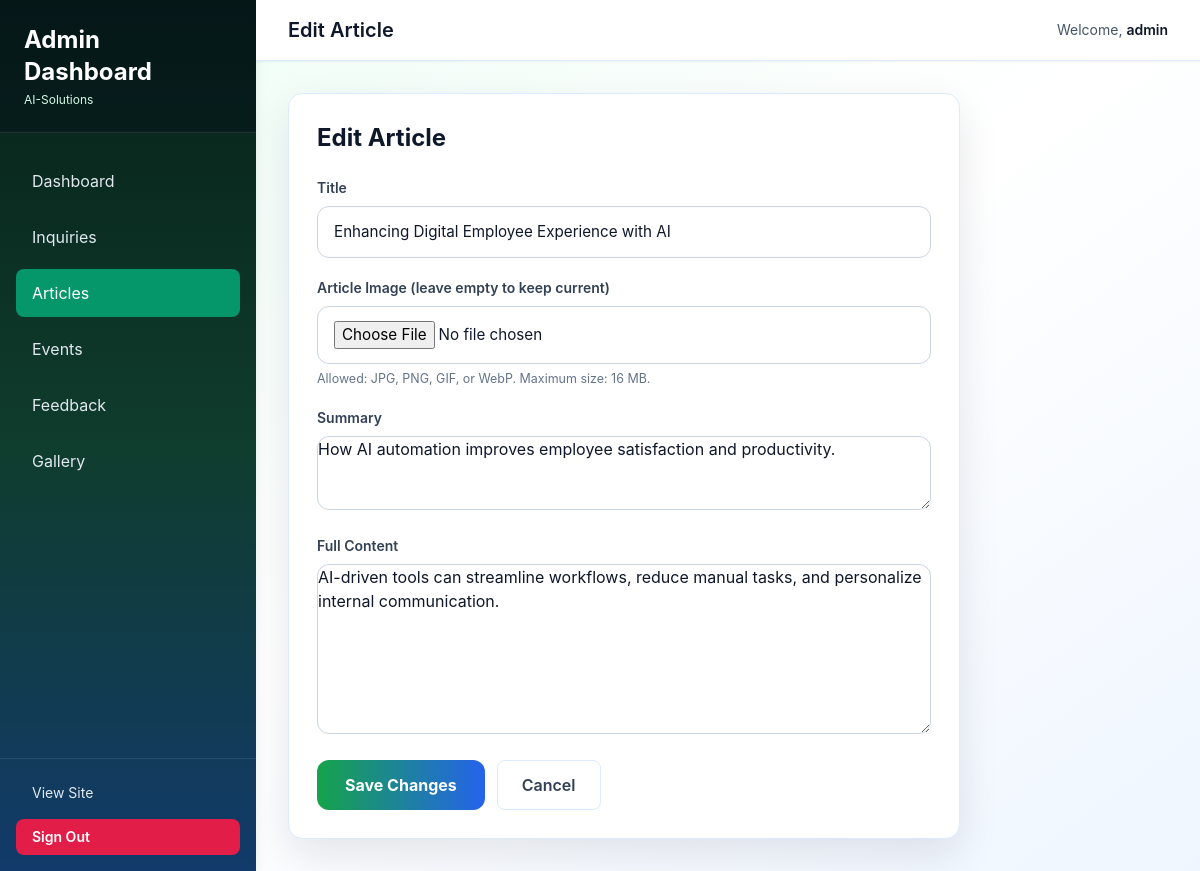
/admin/articles/1/edit (signed in), run on an earlier commit of the app's database.
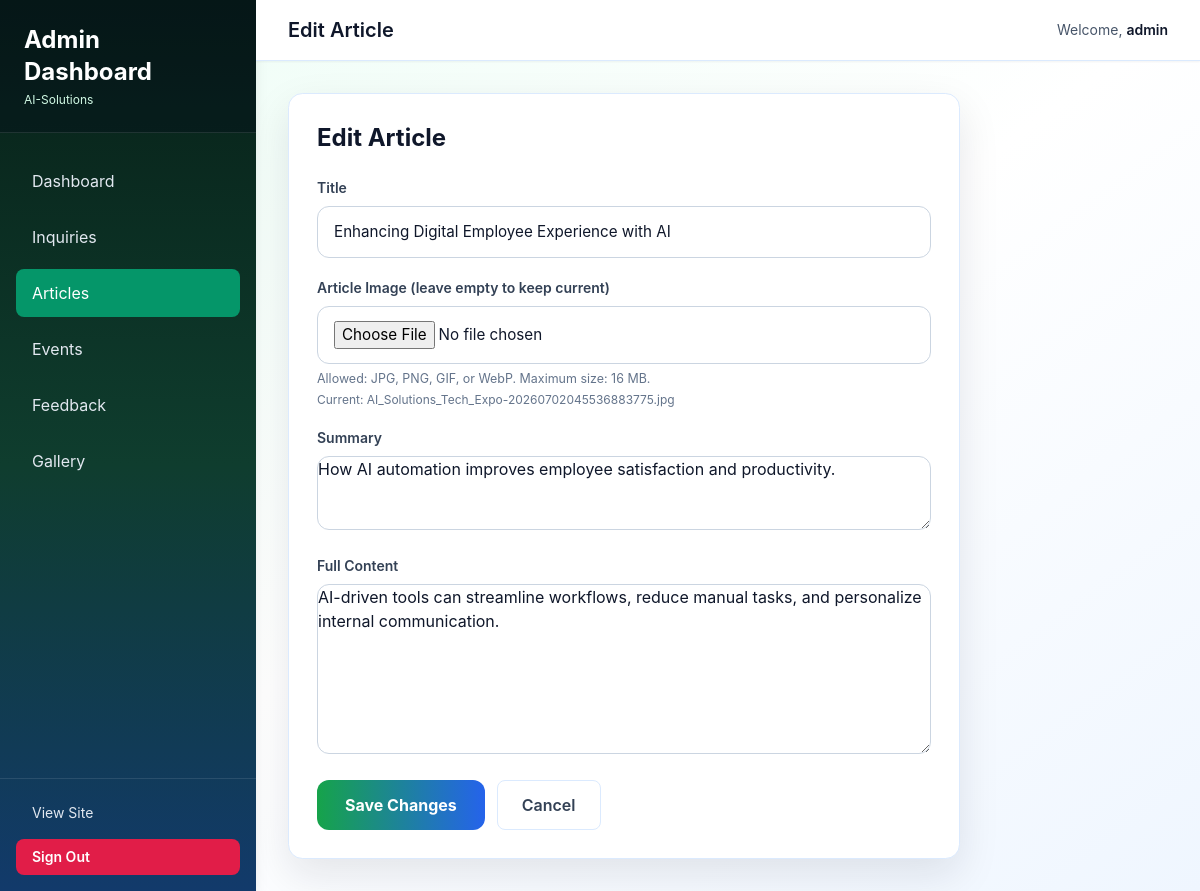
And on a later commit of the database.
### models/__init__.py (models this page shows)
class Article(db.Model):
    __tablename__ = "articles"
    id = db.Column(db.Integer, primary_key=True)
    title = db.Column(db.String(180), nullable=False)
    summary = db.Column(db.String(300), nullable=False)
    content = db.Column(db.Text, nullable=False)
    image_filename = db.Column(db.String(200), nullable=True)
    published_at = db.Column(db.DateTime, default=lambda: datetime.now(UTC))

### routes/admin.py (the view, shortened to what this page needs)
@admin_bp.route("/articles/<int:article_id>/edit", methods=["GET", "POST"])
@login_required
def edit_article(article_id):
    article = Article.query.get_or_404(article_id)
    return render_template("admin/edit_article.html", article=article)

### routes/admin.py (called while the page is built)
def login_required(view):
    @wraps(view)
    def wrapped_view(**kwargs):
        if not session.get("admin_authenticated"):
            flash("Please sign in to access the admin dashboard.", "warning")
            return redirect(url_for("admin.login"))
        return view(**kwargs)
    wrapped_view.__name__ = view.__name__
    return wrapped_view

### templates/admin/edit_article.html (shortened to what this page needs)
{% extends 'admin_base.html' %}
{% block page_title %}Edit Article{% endblock %}
{% block content %}
<div class="max-w-2xl">
    <div class="admin-card">
        <h2 class="text-2xl font-bold text-slate-900 mb-6">Edit Article</h2>
        <form method="post" enctype="multipart/form-data" class="space-y-5" data-live-validate>
            <div>
                <label class="block text-sm font-semibold text-slate-700 mb-2">Title</label>
                <input type="text" name="title" value="{{ article.title }}" class="w-full" required maxlength="180" />
            </div>
            <div>
                <label class="block text-sm font-semibold text-slate-700 mb-2">Article Image (leave empty to keep current)</label>
                <input type="file" name="image" accept="image/jpeg,image/png,image/gif,image/webp" class="w-full" data-max-size-mb="16" />
                <p class="field-hint">Allowed: JPG, PNG, GIF, or WebP. Maximum size: 16 MB.</p>
                {% if article.image_filename %}
                <p class="text-xs text-slate-500 mt-1">Current: {{ article.image_filename }}</p>
                {% endif %}
            </div>
            <div>
                <label class="block text-sm font-semibold text-slate-700 mb-2">Summary</label>
                <textarea name="summary" class="w-full" rows="3" required minlength="20" maxlength="500">{{ article.summary }}</textarea>
            </div>
            <div>
                <label class="block text-sm font-semibold text-slate-700 mb-2">Full Content</label>
                <textarea name="content" class="w-full" rows="7" required minlength="50" maxlength="5000">{{ article.content }}</textarea>
            </div>
            <div class="flex gap-3">
                <button type="submit" class="px-6 py-3 bg-gradient-to-r from-emerald-500 to-blue-600 text-white rounded-lg font-semibold hover:shadow-lg">Save Changes</button>
                <a href="{{ url_for('admin.manage_articles') }}" class="px-6 py-3 border border-slate-300 rounded-lg text-slate-700 font-semibold hover:bg-slate-50">Cancel</a>
            </div>
        </form>
    </div>
</div>
{% endblock %}

What changed in the data, as far as the page shows it:
changed Article "Enhancing Digital Employee Experience with AI": image_filename (not shown) → "AI_Solutions_Tech_Expo-20260702045536883775.jpg"
Also different on the page:
text now shown: "Current:"
